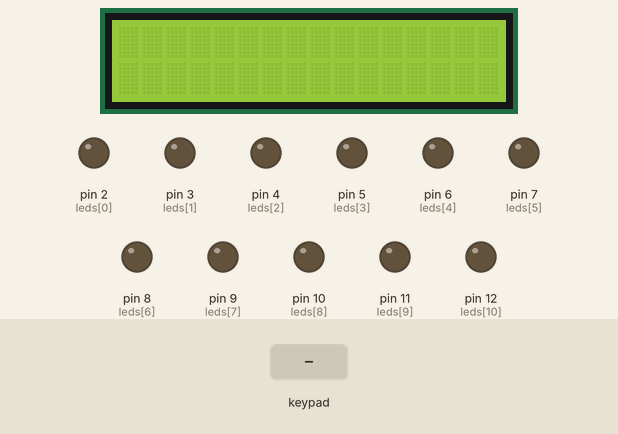
This sketch was run on a simulated Arduino Mega 2560, built with avr-gcc and run on an emulated ATmega2560. Parts: 16×2 character LCD, output pins drawn as LEDs (lit = HIGH). Dashed ring = blinking. The inputs (shaded band) are chosen by the test bench.

Above: at 1.2 s.
1.3 s: key 'A' pressed
At 1.6 s:
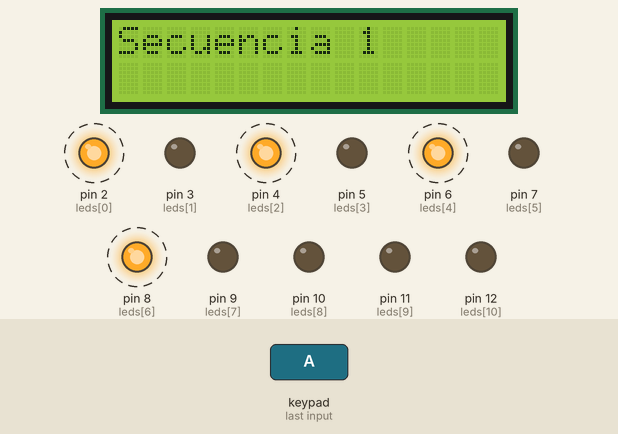
4.3 s: key 'B' pressed
At 8.5 s:
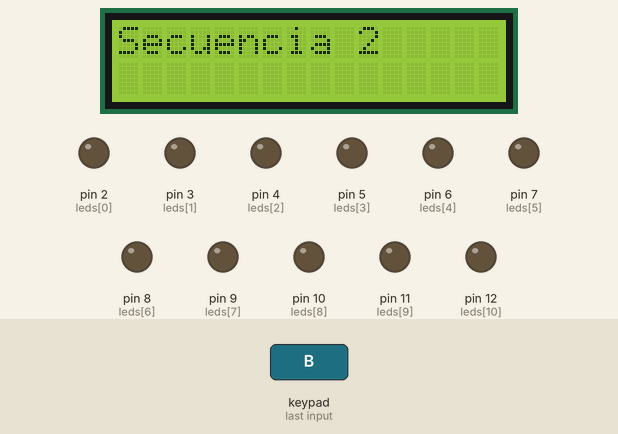
Timing chart, 0 to 10.0 s (numbered marks = the images above; inputs shaded):
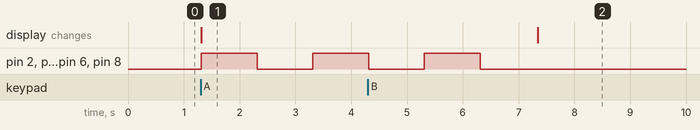

Measured:
- after the input at 1.3 s, pin 2 (leds[0]), pin 4 (leds[2]), pin 6 (leds[4]), pin 8 (leds[6]): LOW → HIGH at once, → LOW 1.0 s later, → HIGH 1.0 s later; the display: changes at once (image 1)
- after the input at 4.3 s, the display: changes after 3.0 s (image 2)

The sketch:

tecladoSecuenciaLeds.ino
```cpp
#include <LiquidCrystal_I2C.h>  //Librería Display
LiquidCrystal_I2C lcd(0x27, 16, 2); //Crear el objeto lcd  dirección  0x3F y 16 columnas x 2 filas

#include <Keypad.h> //Incluir la libreria
const byte FILAS = 4; //Declarar una variable llamada FILAS de tipo byte con valor de 4
const byte COLS = 4; //Declarar una variable llamada COLS de tipo byte con valor de 4

int leds[12] = {2, 3, 4, 5, 6, 7, 8, 9, 10, 11, 12};

//Colocar los valores correspondientes del teclado
char teclas[FILAS][COLS] = {
  {'1', '2', '3', 'A'},
  {'4', '5', '6', 'B'},
  {'7', '8', '9', 'C'},
  {'*', '0', '#', 'D'}
};

//Declarar variables para los pines de las filas y columas
byte pinesFilas[FILAS] = {46, 47, 48, 49}; //Pines de las filas
byte pinesColumnas[COLS] = {50, 51, 52, 53}; //Pines de las columnas

//Almacenar la sincronizacion de las teclas
Keypad keypad = Keypad(makeKeymap(teclas), pinesFilas, pinesColumnas, FILAS, COLS); //Mapear pinesFilas con FILAS y pinesCol...

void setup() {
  Serial.begin(9600); //Para poder ver en el monitor serial
  lcd.init();   // Inicializar el LCD
  lcd.backlight();    //Encender la luz de fondo.

  for (int i = 0; i < 12; i++) {
    pinMode(leds[i], OUTPUT);
  }

}

void loop() {
  char tecla = keypad.getKey(); //Vamos a almacenar el tecla el valor que se presiono usando getKey();
  if (tecla == 'A') {
    lcd.setCursor(0, 0);
    lcd.print("Secuencia 1");

    for (int i = 0; i < 3; i++) {
      digitalWrite(leds[0], HIGH); //PIN 2
      digitalWrite(leds[2], 1); //PIN 4
      digitalWrite(leds[4], 1); //PIN 6
      digitalWrite(leds[6], 1); //PIN 8
      delay(1000);
      digitalWrite(leds[0], LOW); //PIN 2
      digitalWrite(leds[2], 0); //PIN 4
      digitalWrite(leds[4], 0); //PIN 6
      digitalWrite(leds[6], 0); //PIN 8
      delay(1000);
    }
  }

  if (tecla == 'B') {
    lcd.setCursor(0, 0);
    lcd.print("Secuencia 2");
  }
}
```
